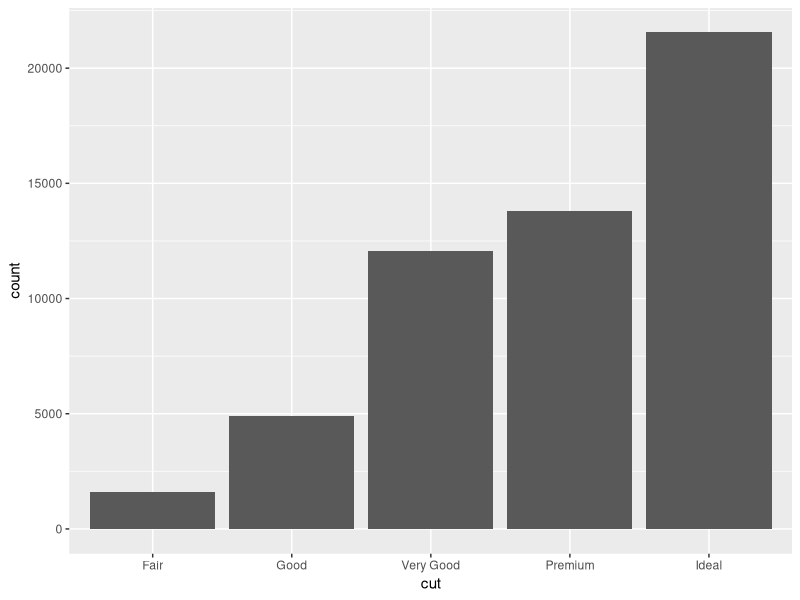
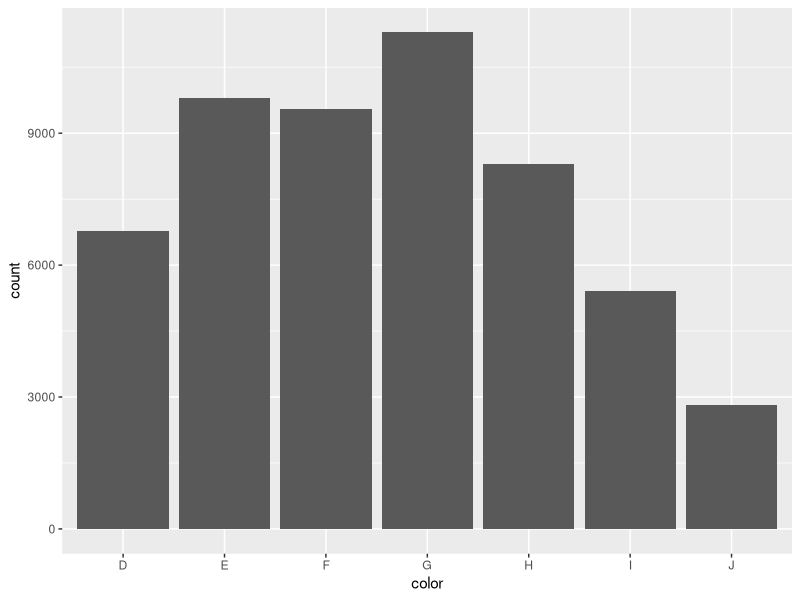
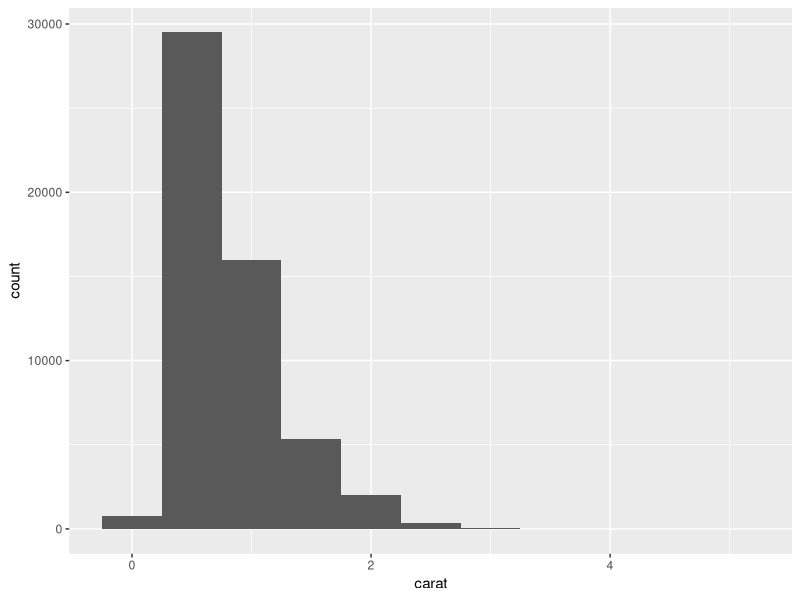
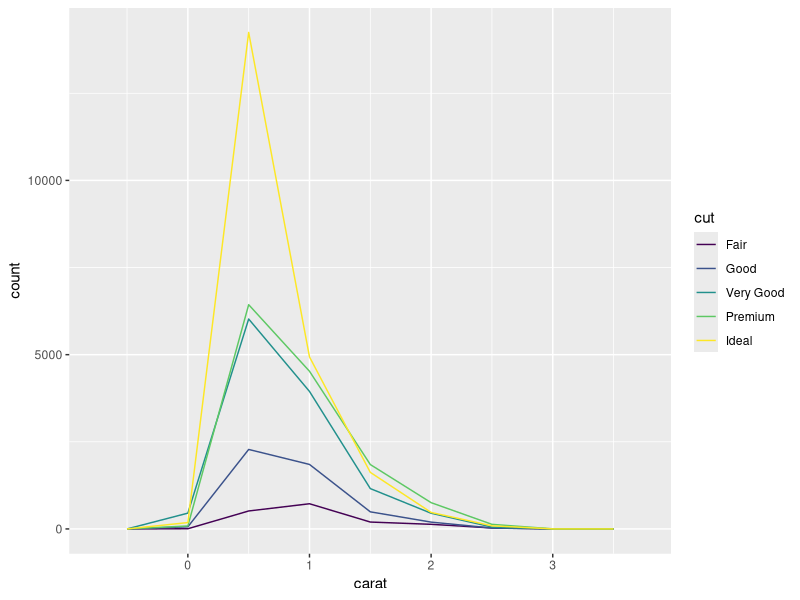
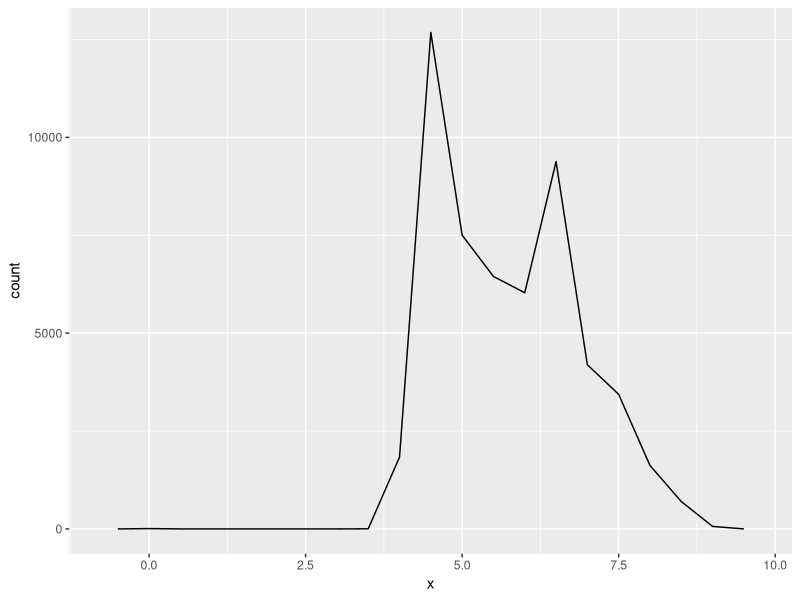
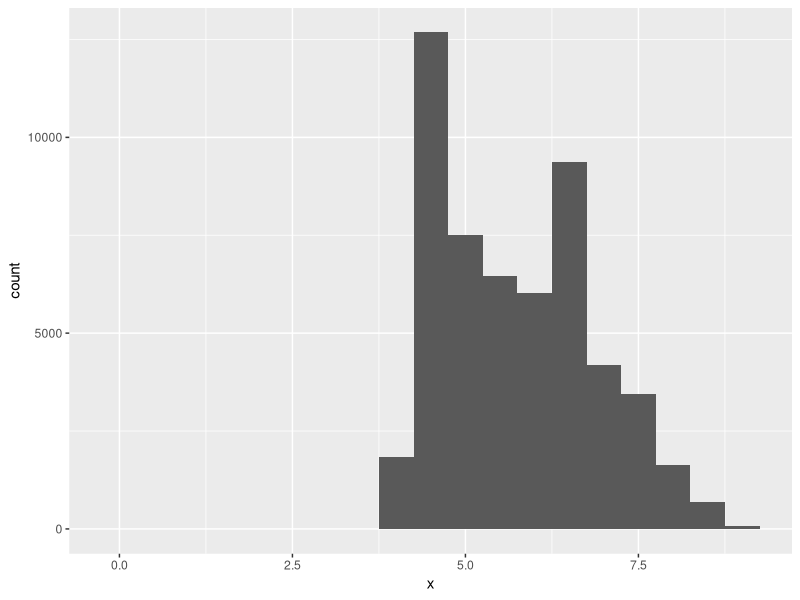
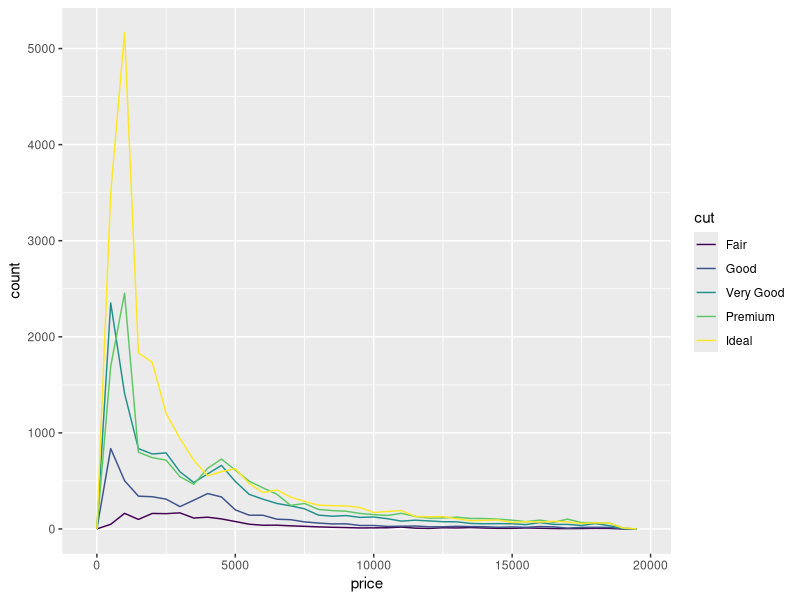
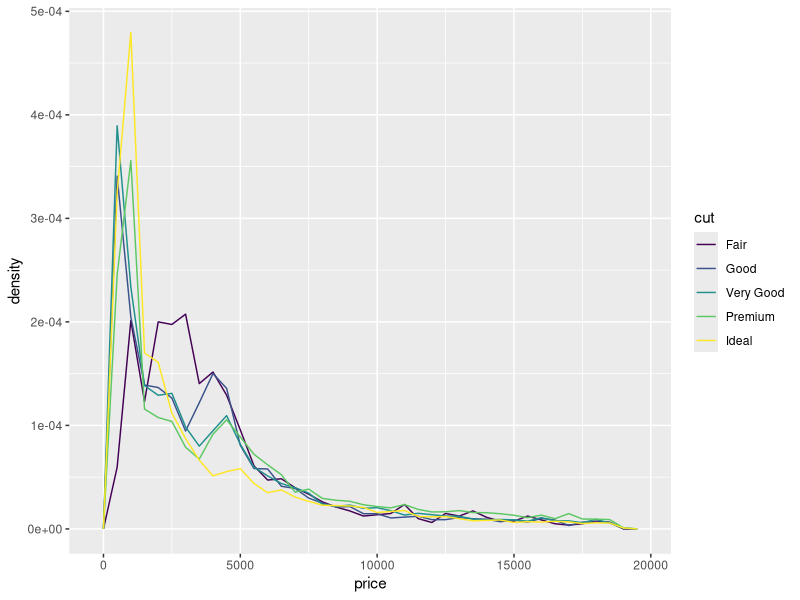

Here is the R script that generated these plots, in order: (Note: this script raises an error after producing the figures.)
#EDA 
library(tidyverse)
diamonds

str(diamonds)

#Summary
summary(diamonds)

#Visualization of Data Distribution
ggplot(data=diamonds)+geom_bar(aes(x=cut))

#count of cut values 
diamonds %>% count(cut)

#Data under color column
ggplot(data=diamonds)+geom_bar(aes(x=color))

#count of cut values 
diamonds %>% count(color)


#Histogram of distribution of continous variable 

ggplot(data=diamonds)+geom_histogram(aes(x=carat),binwidth = 0.5)

#cut_width
diamonds %>% count(cut_width(carat,0.5))

#filter data of diamonds which is having carat value less than 3 

less_3_carat_dia=diamonds %>% filter(carat < 3)
less_3_carat_dia

ggplot(data=less_3_carat_dia,aes(x=carat,color=cut))+geom_freqpoly(binwidth=0.5)

#x,y,z 

ggplot(data=less_3_carat_dia,aes(x=x))+geom_freqpoly(binwidth=0.5)
ggplot(data=less_3_carat_dia,aes(x=x))+geom_histogram(binwidth=0.5)
diamonds %>% count(cut_width(x,0.5))

#Checking price of diamond for different cuts

ggplot(data=diamonds,aes(x=price))+geom_freqpoly(aes(color=cut),binwidth=500)

ggplot(data=diamonds,aes(x=price,y=..density..))+geom_freqpoly(aes(color=cut),binwidth=500)


#box plot

ggplot(diamonds,aes(x=cut,y=price))+geom_boxplot()


#covariance between two categorical objects

ggplot(diamonds)+geom_count(aes(x=cut,y=color))

diamonds %>% count(color,cut)

diamonds %>% count(color,cut) %>% ggplot(aes(x=color,y=cut))+geom_tile(aes(fill=n))

#covariance between two continous values
ggplot(diamonds)+geom_point(aes(x=carat,y=price))

ggplot(diamonds)+geom_hex(aes(x=carat,y=price))

plot(diamonds)


# select numerical colum

diamand_data = diamonds %>% select("carat","depth", "table","price","x","y","z")

diamand_data

#calculating correlation matrix
cor_mar =cor(diamand_data)
cor_mar

#correlation matrix plot using ggcorrplot
ggcorrplot(cor_mar)


#correlation matrix plot using  corrplot

corrplot(cor_mar,method="shade",title = "diamond data correlation")

#seperate graph for each cut measuring price on y axis for each clarity x axis 

#Facet wraps useful to view individual category graph
diamonds %>% group_by(clarity,cut) %>% summarise(mean_price=mean(price))%>%   ggplot(aes(x=clarity,y=mean_price,color=cut,group=cut))+
  geom_point()+geom_line()+facet_wrap(~cut,nrow = 1) #~ repesents by

#Violin Plot 
diamonds %>% group_by(clarity) %>% ggplot(aes(x=clarity,y=price))+ geom_violin()



diamonds %>% group_by(cut) %>% summarise(max_price = max(price)) %>% ggplot(diamonds %>% group_by(cut) %>% summarise(max_price = max(price)) %>% ggplot(aes(x=cut,y=max_price))+geom_bar())+geom_bar()